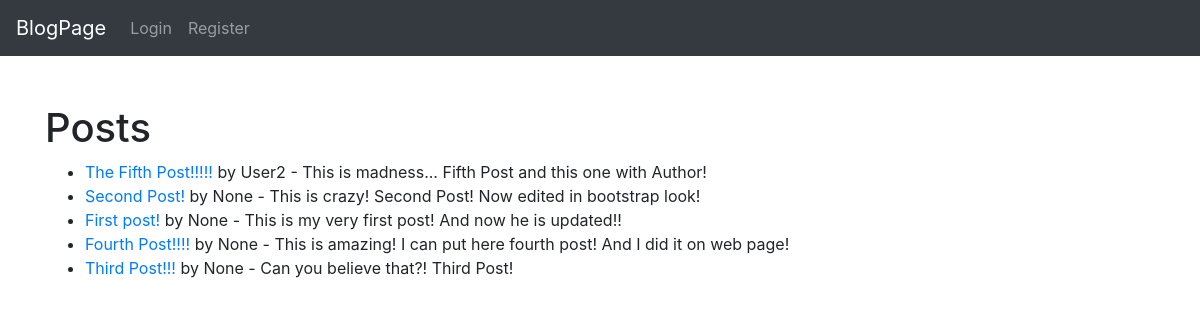
/posts/home, run on an earlier commit of the app's database.
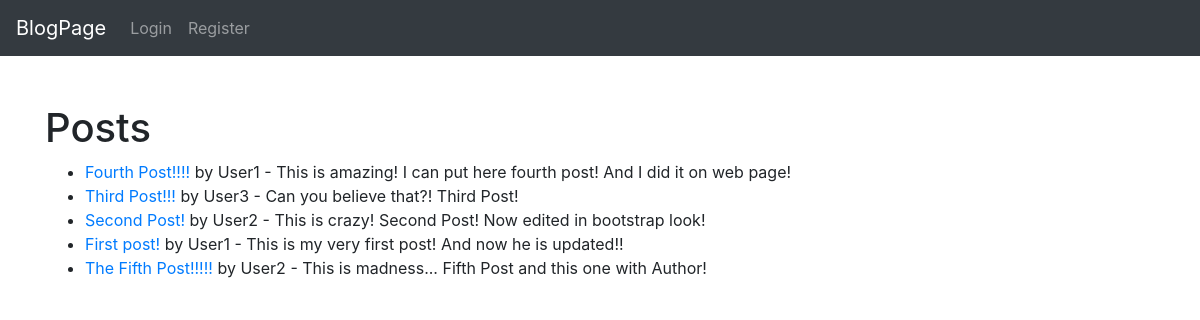
And on a later commit of the database.
### posts/models.py (models this page shows, shortened)
class Post(models.Model):
    title = models.CharField(max_length=50)
    content = models.TextField()
    created = models.DateTimeField(auto_now_add=True)
    modified = models.DateTimeField(auto_now=True)
    author = models.ForeignKey(
        'posts.Author',
        on_delete=models.CASCADE,
        null=True,
        blank=True
    )

class Author(models.Model):
    nick = models.CharField(max_length=50, blank=True, null=True, unique=True)
    email = models.EmailField(
        max_length=255,
        unique=True
    )
    def __str__ (self):
        return self.nick

### posts/views.py (the view)
# urls.py: path('home', Homepage.as_view(), name='home'),
class Homepage(ListView):
    model = Post
    template_name = 'home.html'
    ordering = ['-modified']

### posts/templates/home.html (shortened to what this page needs)
{% extends 'base.html' %}
{% block content %}
<h1>Posts</h1>
<ul>
{% for post in object_list %}
    <li><a href="{% url 'post_details' post.pk %}">{{ post.title }}</a> by {{ post.author }}  -
    {{ post.content }}</li>
{% endfor %}
</ul>
{% endblock %}

### posts/templates/base.html (shortened to what this page needs)
<!doctype html>
<html lang="en">
  <head>
    <link rel="stylesheet" href="https://cdn.jsdelivr.net/npm/bootstrap@4.3.1/dist/css/bootstrap.min.css">
  </head>
  <body>
    <nav class="navbar navbar-expand-lg navbar-dark bg-dark">
        <a class="navbar-brand" href="{% url 'home' %}">BlogPage</a>
        <div class="collapse navbar-collapse" id="navbarSupportedContent">
          <ul class="navbar-nav mr-auto">
            {% if user.is_authenticated %}
            <li class="nav-item">
              <a class="nav-link" href="{% url 'add_post' %}">Add Post</a>
            </li>
            <li class="nav-item">
              <a class="nav-link" href="{% url 'logout' %}">Logout</a>
            </li>
            <li class="nav-item">
              <a class="nav-link" href="{% url 'author_list' %}">List of Authors</a>
            </li>
            {% else %}
            <li class="nav-item">
              <a class="nav-link" href="{% url 'login' %}">Login</a>
            </li>
            <li class="nav-item">
              <a class="nav-link" href="{% url 'register' %}">Register</a>
            </li>
            {% endif %}
          </ul>
        </div>
      </nav>
    <br>
    <br>
    <div class="container">
        {% block content %}
        {% endblock %}
    </div>
  </body>
</html>

What changed in the data, as far as the page shows it:
changed Post "Fourth Post!!!!": author "None" → "User1"; moves up the list
changed Post "Third Post!!!": author "None" → "User3"; moves up the list
changed Post "Second Post!": author "None" → "User2"
changed Post "First post!": author "None" → "User1"
shown differently, row unchanged: Post "The Fifth Post!!!!!": moves down the list
